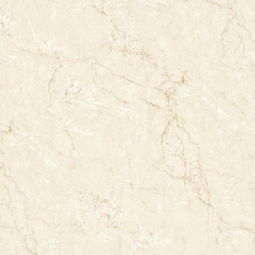
//> input picture Matching/Color/a.jpg, 255 x 255 px, given in place of A.bmp, which was not available
$ ./Opencv_My_Segment_demo   (built with g++ and OpenCV 4)
//> lines starting //> are read from the running program, lines starting //| are printed output that depends on the picture; after the words box and inside, x2 and y2 are one past the last pixel; in counts of white or black regions, pixels touching at a corner belong together; pictures that were not available may be replaced by others from this repository, and a replacement may not be noted
//> further down, Mat_Image is the input picture: 255 rows x 255 cols, CV_8UC3; mean B, G, R 218.5, 236.4, 243.7
//质心 + NO_ROI两个的坐标进行分水分割,得到分水分割图及其二值图、重心、角度
//#include "Segment_WaterSeg.h"
#include <opencv2\opencv.hpp>
#include <opencv2\core\core.hpp>
#include <opencv2\highgui\highgui.hpp>
#include <opencv2\imgproc\imgproc.hpp>
#include <iostream>
using namespace cv;
using namespace std;

class Segment_WaterSeg
{
public:
	void Segment_WaterSeg::Segment_WaterSegment(Mat Mat_Image, Mat& Mat_dst, Mat& Mat_dst_bw, vector<Point2f> &mc_result, double &angle, Point No_ROI = Point(0, 0))
	{
//> called with No_ROI = Point(0, 0)
		// 目标质心寻找，仅使用二值化 和 非重心寻找 Point
		Mat grayImage;
		cvtColor(Mat_Image, grayImage, CV_BGR2GRAY);
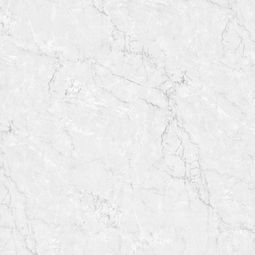
//> grayImage: 255 rows x 255 cols, CV_8UC1; min 182, max 254, mean 236.5

		Mat bwImage;

		threshold(grayImage, bwImage, 50, 255, THRESH_BINARY | THRESH_OTSU);
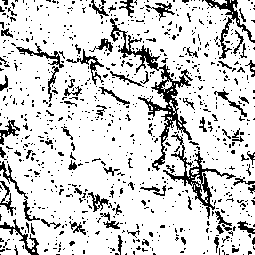
//> bwImage: 255 rows x 255 cols, CV_8UC1; 82.9% white; black in thin lines or dots

		morphologyEx(bwImage, bwImage, MORPH_CLOSE, getStructuringElement(MORPH_RECT, Size(9, 9), Point(-1, -1)));
//> bwImage: 255 rows x 255 cols, CV_8UC1; 17.11% of pixels changed, all inside (x1, y1, x2, y2) = (0, 0, 255, 255)

		Mat Labels;
//> (the run ends here: the program stops with an error, at `distanceTransform(bwImage, bwImage, Labels, CV_DIST_L2, CV_DIST_MASK_3..`)

$ run again, with Matching/Color/d.jpg copied over Matching/Color/a.jpg
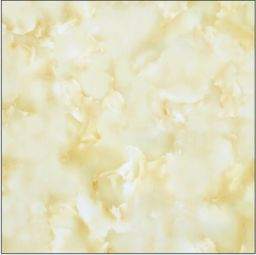
//> input picture Matching/Color/d.jpg, 256 x 255 px, given in place of A.bmp, which was not available
//> Mat_Image is the input picture: 255 rows x 256 cols, CV_8UC3; mean B, G, R 193.2, 224.4, 227.7
//> in Segment_WaterSegment, `cvtColor(Mat_Image, grayImage, CV_BGR2GRAY);`:
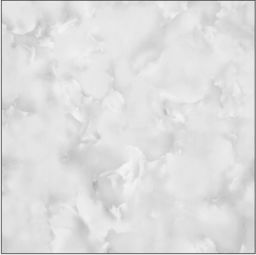
//> grayImage: 255 rows x 256 cols, CV_8UC1; min 76, max 246, mean 221.9
//> in Segment_WaterSegment, `threshold(grayImage, bwImage, 50, 255, THRESH_BINARY | THRESH_OTSU);`:
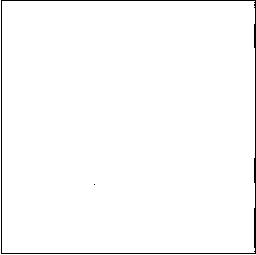
//> bwImage: 255 rows x 256 cols, CV_8UC1; 98.3% white; black in thin lines or dots
